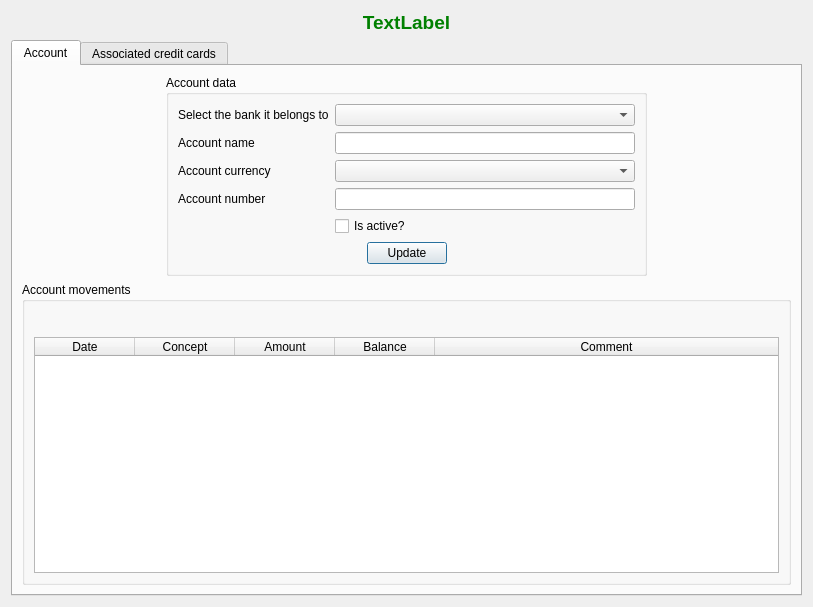
<?xml version="1.0" encoding="UTF-8"?>
<ui version="4.0">
 <class>frmAccountsReport</class>
 <widget class="QDialog" name="frmAccountsReport">
  <property name="windowModality">
   <enum>Qt::WindowModal</enum>
  </property>
  <property name="geometry">
   <rect>
    <x>0</x>
    <y>0</y>
    <width>813</width>
    <height>607</height>
   </rect>
  </property>
  <property name="windowTitle">
   <string>Estudio de la Cuenta seleccionada</string>
  </property>
  <property name="windowIcon">
   <iconset resource="../images/xulpymoney.qrc">
    <normaloff>:/xulpymoney/report2.png</normaloff>:/xulpymoney/report2.png</iconset>
  </property>
  <property name="modal">
   <bool>true</bool>
  </property>
  <layout class="QVBoxLayout" name="_2">
   <item>
    <layout class="QVBoxLayout" name="verticalLayout_2">
     <item>
      <widget class="QLabel" name="lblTitulo">
       <property name="font">
        <font>
         <pointsize>14</pointsize>
         <weight>75</weight>
         <bold>true</bold>
        </font>
       </property>
       <property name="styleSheet">
        <string notr="true">color: rgb(0, 128, 0);</string>
       </property>
       <property name="text">
        <string>TextLabel</string>
       </property>
       <property name="alignment">
        <set>Qt::AlignCenter</set>
       </property>
      </widget>
     </item>
     <item>
      <widget class="QTabWidget" name="tab">
       <property name="currentIndex">
        <number>0</number>
       </property>
       <widget class="QWidget" name="tabMovimientos">
        <attribute name="icon">
         <iconset resource="../images/xulpymoney.qrc">
          <normaloff>:/xulpymoney/books.png</normaloff>:/xulpymoney/books.png</iconset>
        </attribute>
        <attribute name="title">
         <string>Account</string>
        </attribute>
        <layout class="QHBoxLayout" name="horizontalLayout_5">
         <item>
          <layout class="QVBoxLayout" name="verticalLayout_6">
           <item>
            <layout class="QHBoxLayout" name="horizontalLayout_4">
             <item>
              <spacer name="horizontalSpacer_4">
               <property name="orientation">
                <enum>Qt::Horizontal</enum>
               </property>
               <property name="sizeHint" stdset="0">
                <size>
                 <width>40</width>
                 <height>20</height>
                </size>
               </property>
              </spacer>
             </item>
             <item>
              <widget class="QGroupBox" name="groupBox">
               <property name="sizePolicy">
                <sizepolicy hsizetype="Minimum" vsizetype="Minimum">
                 <horstretch>0</horstretch>
                 <verstretch>0</verstretch>
                </sizepolicy>
               </property>
               <property name="title">
                <string>Account data</string>
               </property>
               <layout class="QHBoxLayout" name="horizontalLayout_2">
                <item>
                 <layout class="QVBoxLayout" name="verticalLayout">
                  <item>
                   <layout class="QFormLayout" name="formLayout">
                    <property name="fieldGrowthPolicy">
                     <enum>QFormLayout::ExpandingFieldsGrow</enum>
                    </property>
                    <item row="0" column="0">
                     <widget class="QLabel" name="label">
                      <property name="text">
                       <string>Select the bank it belongs to</string>
                      </property>
                     </widget>
                    </item>
                    <item row="0" column="1">
                     <widget class="QComboBox" name="cmbEB">
                      <property name="sizePolicy">
                       <sizepolicy hsizetype="Expanding" vsizetype="Preferred">
                        <horstretch>0</horstretch>
                        <verstretch>0</verstretch>
                       </sizepolicy>
                      </property>
                      <property name="sizeAdjustPolicy">
                       <enum>QComboBox::AdjustToContents</enum>
                      </property>
                     </widget>
                    </item>
                    <item row="1" column="0">
                     <widget class="QLabel" name="label_2">
                      <property name="text">
                       <string>Account name</string>
                      </property>
                     </widget>
                    </item>
                    <item row="1" column="1">
                     <widget class="QLineEdit" name="txtAccount">
                      <property name="sizePolicy">
                       <sizepolicy hsizetype="Expanding" vsizetype="Preferred">
                        <horstretch>0</horstretch>
                        <verstretch>0</verstretch>
                       </sizepolicy>
                      </property>
                      <property name="minimumSize">
                       <size>
                        <width>300</width>
                        <height>0</height>
                       </size>
                      </property>
                     </widget>
                    </item>
                    <item row="2" column="0">
                     <widget class="QLabel" name="label_8">
                      <property name="text">
                       <string>Account currency</string>
                      </property>
                     </widget>
                    </item>
                    <item row="2" column="1">
                     <widget class="QComboBox" name="cmbCurrency">
                      <property name="sizePolicy">
                       <sizepolicy hsizetype="Expanding" vsizetype="Preferred">
                        <horstretch>0</horstretch>
                        <verstretch>0</verstretch>
                       </sizepolicy>
                      </property>
                     </widget>
                    </item>
                    <item row="3" column="0">
                     <widget class="QLabel" name="label_3">
                      <property name="text">
                       <string>Account number</string>
                      </property>
                     </widget>
                    </item>
                    <item row="3" column="1">
                     <widget class="QLineEdit" name="txtNumero">
                      <property name="sizePolicy">
                       <sizepolicy hsizetype="Expanding" vsizetype="Preferred">
                        <horstretch>0</horstretch>
                        <verstretch>0</verstretch>
                       </sizepolicy>
                      </property>
                     </widget>
                    </item>
                    <item row="4" column="1">
                     <widget class="QCheckBox" name="chkActiva">
                      <property name="text">
                       <string>Is active?</string>
                      </property>
                     </widget>
                    </item>
                   </layout>
                  </item>
                  <item>
                   <layout class="QHBoxLayout" name="horizontalLayout_12">
                    <item>
                     <spacer name="horizontalSpacer_6">
                      <property name="orientation">
                       <enum>Qt::Horizontal</enum>
                      </property>
                      <property name="sizeHint" stdset="0">
                       <size>
                        <width>40</width>
                        <height>20</height>
                       </size>
                      </property>
                     </spacer>
                    </item>
                    <item>
                     <widget class="QPushButton" name="cmdDatos">
                      <property name="text">
                       <string>Update</string>
                      </property>
                     </widget>
                    </item>
                    <item>
                     <spacer name="horizontalSpacer_7">
                      <property name="orientation">
                       <enum>Qt::Horizontal</enum>
                      </property>
                      <property name="sizeHint" stdset="0">
                       <size>
                        <width>40</width>
                        <height>20</height>
                       </size>
                      </property>
                     </spacer>
                    </item>
                   </layout>
                  </item>
                 </layout>
                </item>
               </layout>
              </widget>
             </item>
             <item>
              <spacer name="horizontalSpacer_5">
               <property name="orientation">
                <enum>Qt::Horizontal</enum>
               </property>
               <property name="sizeHint" stdset="0">
                <size>
                 <width>40</width>
                 <height>20</height>
                </size>
               </property>
              </spacer>
             </item>
            </layout>
           </item>
           <item>
            <widget class="QGroupBox" name="groupBox_2">
             <property name="sizePolicy">
              <sizepolicy hsizetype="Expanding" vsizetype="Expanding">
               <horstretch>0</horstretch>
               <verstretch>0</verstretch>
              </sizepolicy>
             </property>
             <property name="title">
              <string>Account movements</string>
             </property>
             <layout class="QHBoxLayout" name="horizontalLayout_3">
              <item>
               <layout class="QVBoxLayout" name="verticalLayout_3">
                <item>
                 <layout class="QHBoxLayout" name="horizontalLayout">
                  <item>
                   <spacer name="horizontalSpacer_2">
                    <property name="orientation">
                     <enum>Qt::Horizontal</enum>
                    </property>
                    <property name="sizeHint" stdset="0">
                     <size>
                      <width>40</width>
                      <height>20</height>
                     </size>
                    </property>
                   </spacer>
                  </item>
                  <item>
                   <widget class="wdgYearMonth" name="wdgYM" native="true"/>
                  </item>
                  <item>
                   <spacer name="horizontalSpacer_3">
                    <property name="orientation">
                     <enum>Qt::Horizontal</enum>
                    </property>
                    <property name="sizeHint" stdset="0">
                     <size>
                      <width>40</width>
                      <height>20</height>
                     </size>
                    </property>
                   </spacer>
                  </item>
                 </layout>
                </item>
                <item>
                 <widget class="myQTableWidget" name="tblOperaciones">
                  <property name="contextMenuPolicy">
                   <enum>Qt::CustomContextMenu</enum>
                  </property>
                  <property name="alternatingRowColors">
                   <bool>true</bool>
                  </property>
                  <property name="selectionMode">
                   <enum>QAbstractItemView::SingleSelection</enum>
                  </property>
                  <property name="selectionBehavior">
                   <enum>QAbstractItemView::SelectRows</enum>
                  </property>
                  <attribute name="horizontalHeaderStretchLastSection">
                   <bool>true</bool>
                  </attribute>
                  <attribute name="verticalHeaderVisible">
                   <bool>false</bool>
                  </attribute>
                  <attribute name="verticalHeaderStretchLastSection">
                   <bool>false</bool>
                  </attribute>
                  <column>
                   <property name="text">
                    <string>Date</string>
                   </property>
                  </column>
                  <column>
                   <property name="text">
                    <string>Concept</string>
                   </property>
                  </column>
                  <column>
                   <property name="text">
                    <string>Amount</string>
                   </property>
                  </column>
                  <column>
                   <property name="text">
                    <string>Balance</string>
                   </property>
                  </column>
                  <column>
                   <property name="text">
                    <string>Comment</string>
                   </property>
                  </column>
                 </widget>
                </item>
               </layout>
              </item>
             </layout>
            </widget>
           </item>
          </layout>
         </item>
        </layout>
       </widget>
       <widget class="QWidget" name="tabTarjetas">
        <attribute name="icon">
         <iconset resource="../images/xulpymoney.qrc">
          <normaloff>:/xulpymoney/visa2.png</normaloff>:/xulpymoney/visa2.png</iconset>
        </attribute>
        <attribute name="title">
         <string>Associated credit cards</string>
        </attribute>
        <layout class="QHBoxLayout" name="horizontalLayout_8">
         <item>
          <layout class="QVBoxLayout" name="verticalLayout_5">
           <item>
            <widget class="QGroupBox" name="groupBox_3">
             <property name="title">
              <string>Credit card list</string>
             </property>
             <layout class="QHBoxLayout" name="horizontalLayout_9">
              <item>
               <layout class="QVBoxLayout" name="verticalLayout_4">
                <item>
                 <widget class="QCheckBox" name="chkCreditCards">
                  <property name="text">
                   <string>Show inactive credit cards</string>
                  </property>
                 </widget>
                </item>
                <item>
                 <widget class="myQTableWidget" name="tblCreditCards">
                  <property name="contextMenuPolicy">
                   <enum>Qt::CustomContextMenu</enum>
                  </property>
                  <property name="alternatingRowColors">
                   <bool>true</bool>
                  </property>
                  <property name="selectionMode">
                   <enum>QAbstractItemView::SingleSelection</enum>
                  </property>
                  <property name="selectionBehavior">
                   <enum>QAbstractItemView::SelectRows</enum>
                  </property>
                  <attribute name="verticalHeaderVisible">
                   <bool>false</bool>
                  </attribute>
                  <column>
                   <property name="text">
                    <string>Credit card</string>
                   </property>
                  </column>
                  <column>
                   <property name="text">
                    <string>Number</string>
                   </property>
                  </column>
                  <column>
                   <property name="text">
                    <string>Active</string>
                   </property>
                  </column>
                  <column>
                   <property name="text">
                    <string>Delayed payment</string>
                   </property>
                  </column>
                  <column>
                   <property name="text">
                    <string>Maximum balance</string>
                   </property>
                  </column>
                  <column>
                   <property name="text">
                    <string>Balance</string>
                   </property>
                  </column>
                 </widget>
                </item>
               </layout>
              </item>
             </layout>
            </widget>
           </item>
           <item>
            <layout class="QHBoxLayout" name="layDiferido">
             <item>
              <widget class="QTabWidget" name="tabOpertarjetasDiferidas">
               <property name="enabled">
                <bool>false</bool>
               </property>
               <property name="currentIndex">
                <number>0</number>
               </property>
               <widget class="QWidget" name="tab_2">
                <attribute name="title">
                 <string>Selected Credit Card delayed operations</string>
                </attribute>
                <layout class="QHBoxLayout" name="horizontalLayout_6">
                 <item>
                  <widget class="QGroupBox" name="grpOperTarjetas">
                   <property name="title">
                    <string>Selected Credit Card delayed operations</string>
                   </property>
                   <property name="checkable">
                    <bool>false</bool>
                   </property>
                   <layout class="QVBoxLayout" name="verticalLayout_7">
                    <item>
                     <widget class="myQTableWidget" name="tblOperCreditCards">
                      <property name="contextMenuPolicy">
                       <enum>Qt::CustomContextMenu</enum>
                      </property>
                      <property name="editTriggers">
                       <set>QAbstractItemView::NoEditTriggers</set>
                      </property>
                      <property name="alternatingRowColors">
                       <bool>true</bool>
                      </property>
                      <property name="selectionMode">
                       <enum>QAbstractItemView::MultiSelection</enum>
                      </property>
                      <property name="selectionBehavior">
                       <enum>QAbstractItemView::SelectRows</enum>
                      </property>
                      <attribute name="verticalHeaderVisible">
                       <bool>false</bool>
                      </attribute>
                      <column>
                       <property name="text">
                        <string>Date</string>
                       </property>
                      </column>
                      <column>
                       <property name="text">
                        <string>Concept</string>
                       </property>
                      </column>
                      <column>
                       <property name="text">
                        <string>Amount</string>
                       </property>
                      </column>
                      <column>
                       <property name="text">
                        <string>Comment</string>
                       </property>
                      </column>
                     </widget>
                    </item>
                   </layout>
                  </widget>
                 </item>
                 <item>
                  <layout class="QVBoxLayout" name="verticalLayout_10">
                   <item>
                    <spacer name="verticalSpacer">
                     <property name="orientation">
                      <enum>Qt::Vertical</enum>
                     </property>
                     <property name="sizeHint" stdset="0">
                      <size>
                       <width>20</width>
                       <height>40</height>
                      </size>
                     </property>
                    </spacer>
                   </item>
                   <item>
                    <widget class="QGroupBox" name="grpPago">
                     <property name="title">
                      <string>Selected operations delayed payment</string>
                     </property>
                     <layout class="QHBoxLayout" name="horizontalLayout_11">
                      <item>
                       <layout class="QVBoxLayout" name="verticalLayout_8">
                        <item>
                         <widget class="QLabel" name="lblPago">
                          <property name="font">
                           <font>
                            <pointsize>12</pointsize>
                            <weight>75</weight>
                            <bold>true</bold>
                           </font>
                          </property>
                          <property name="text">
                           <string>XXXX €</string>
                          </property>
                          <property name="alignment">
                           <set>Qt::AlignCenter</set>
                          </property>
                         </widget>
                        </item>
                        <item>
                         <layout class="QHBoxLayout" name="horizontalLayout_10">
                          <item>
                           <widget class="QLabel" name="label_5">
                            <property name="text">
                             <string>Payment date</string>
                            </property>
                           </widget>
                          </item>
                          <item>
                           <widget class="QDateEdit" name="calPago">
                            <property name="displayFormat">
                             <string>yyyy/MM/dd</string>
                            </property>
                            <property name="calendarPopup">
                             <bool>true</bool>
                            </property>
                           </widget>
                          </item>
                         </layout>
                        </item>
                        <item>
                         <widget class="QPushButton" name="cmdPago">
                          <property name="text">
                           <string>Pay</string>
                          </property>
                         </widget>
                        </item>
                       </layout>
                      </item>
                     </layout>
                    </widget>
                   </item>
                   <item>
                    <spacer name="verticalSpacer_2">
                     <property name="orientation">
                      <enum>Qt::Vertical</enum>
                     </property>
                     <property name="sizeHint" stdset="0">
                      <size>
                       <width>20</width>
                       <height>40</height>
                      </size>
                     </property>
                    </spacer>
                   </item>
                  </layout>
                 </item>
                </layout>
               </widget>
               <widget class="QWidget" name="tab_3">
                <attribute name="title">
                 <string>Deferred payments for the selected card report</string>
                </attribute>
                <layout class="QHBoxLayout" name="horizontalLayout_14">
                 <item>
                  <layout class="QVBoxLayout" name="verticalLayout_9">
                   <item>
                    <layout class="QHBoxLayout" name="horizontalLayout_13">
                     <item>
                      <widget class="QLabel" name="label_6">
                       <property name="text">
                        <string>Select a payment</string>
                       </property>
                      </widget>
                     </item>
                     <item>
                      <widget class="QComboBox" name="cmbFechasPago"/>
                     </item>
                     <item>
                      <spacer name="horizontalSpacer">
                       <property name="orientation">
                        <enum>Qt::Horizontal</enum>
                       </property>
                       <property name="sizeHint" stdset="0">
                        <size>
                         <width>40</width>
                         <height>20</height>
                        </size>
                       </property>
                      </spacer>
                     </item>
                     <item>
                      <widget class="QLabel" name="label_7">
                       <property name="text">
                        <string>Pay back</string>
                       </property>
                      </widget>
                     </item>
                     <item>
                      <widget class="QPushButton" name="cmdDevolverPago">
                       <property name="text">
                        <string>Pay back</string>
                       </property>
                       <property name="icon">
                        <iconset>
                         <normaloff>:/xulpmoney/tools-wizard.png</normaloff>:/xulpmoney/tools-wizard.png</iconset>
                       </property>
                      </widget>
                     </item>
                    </layout>
                   </item>
                   <item>
                    <widget class="myQTableWidget" name="tblOpertarjetasHistoricas">
                     <property name="alternatingRowColors">
                      <bool>true</bool>
                     </property>
                     <property name="selectionMode">
                      <enum>QAbstractItemView::SingleSelection</enum>
                     </property>
                     <property name="selectionBehavior">
                      <enum>QAbstractItemView::SelectRows</enum>
                     </property>
                     <attribute name="verticalHeaderVisible">
                      <bool>false</bool>
                     </attribute>
                     <column>
                      <property name="text">
                       <string>Id</string>
                      </property>
                     </column>
                     <column>
                      <property name="text">
                       <string>Date</string>
                      </property>
                     </column>
                     <column>
                      <property name="text">
                       <string>Concept</string>
                      </property>
                     </column>
                     <column>
                      <property name="text">
                       <string>Amount</string>
                      </property>
                     </column>
                     <column>
                      <property name="text">
                       <string>Balance</string>
                      </property>
                     </column>
                     <column>
                      <property name="text">
                       <string>Comment</string>
                      </property>
                     </column>
                    </widget>
                   </item>
                  </layout>
                 </item>
                </layout>
               </widget>
              </widget>
             </item>
            </layout>
           </item>
          </layout>
         </item>
        </layout>
       </widget>
      </widget>
     </item>
    </layout>
   </item>
  </layout>
  <action name="actionOperationAdd">
   <property name="icon">
    <iconset resource="../images/xulpymoney.qrc">
     <normaloff>:/xulpymoney/add.png</normaloff>:/xulpymoney/add.png</iconset>
   </property>
   <property name="text">
    <string>Nuevo movimiento</string>
   </property>
  </action>
  <action name="actionOperationDelete">
   <property name="icon">
    <iconset resource="../images/xulpymoney.qrc">
     <normaloff>:/xulpymoney/list-remove.png</normaloff>:/xulpymoney/list-remove.png</iconset>
   </property>
   <property name="text">
    <string>Borrar el movimiento</string>
   </property>
  </action>
  <action name="actionTarjetaNueva">
   <property name="icon">
    <iconset resource="../images/xulpymoney.qrc">
     <normaloff>:/xulpymoney/add.png</normaloff>:/xulpymoney/add.png</iconset>
   </property>
   <property name="text">
    <string>Nueva Tarjeta</string>
   </property>
  </action>
  <action name="actionTarjetaBorrar">
   <property name="icon">
    <iconset resource="../images/xulpymoney.qrc">
     <normaloff>:/xulpymoney/list-remove.png</normaloff>:/xulpymoney/list-remove.png</iconset>
   </property>
   <property name="text">
    <string>Borrar Tarjeta</string>
   </property>
  </action>
  <action name="actionOperTarjetaNueva">
   <property name="icon">
    <iconset resource="../images/xulpymoney.qrc">
     <normaloff>:/xulpymoney/add.png</normaloff>:/xulpymoney/add.png</iconset>
   </property>
   <property name="text">
    <string>Nueva Operación de Tarjeta</string>
   </property>
  </action>
  <action name="actionOperTarjetaBorrar">
   <property name="icon">
    <iconset resource="../images/xulpymoney.qrc">
     <normaloff>:/xulpymoney/list-remove.png</normaloff>:/xulpymoney/list-remove.png</iconset>
   </property>
   <property name="text">
    <string>Borrar Operación de Tarjeta</string>
   </property>
  </action>
  <action name="actionTarjetaModificar">
   <property name="icon">
    <iconset resource="../images/xulpymoney.qrc">
     <normaloff>:/xulpymoney/editar.png</normaloff>:/xulpymoney/editar.png</iconset>
   </property>
   <property name="text">
    <string>Modificar Tarjeta</string>
   </property>
   <property name="toolTip">
    <string>Modificar Tarjeta</string>
   </property>
  </action>
  <action name="actionTarjetaActivar">
   <property name="checkable">
    <bool>true</bool>
   </property>
   <property name="text">
    <string>Is active?</string>
   </property>
  </action>
  <action name="actionOperationEdit">
   <property name="icon">
    <iconset resource="../images/xulpymoney.qrc">
     <normaloff>:/xulpymoney/editar.png</normaloff>:/xulpymoney/editar.png</iconset>
   </property>
   <property name="text">
    <string>Modificar movimiento</string>
   </property>
   <property name="toolTip">
    <string>Modificar Movimiento</string>
   </property>
  </action>
  <action name="actionOperTarjetaModificar">
   <property name="icon">
    <iconset resource="../images/xulpymoney.qrc">
     <normaloff>:/xulpymoney/editar.png</normaloff>:/xulpymoney/editar.png</iconset>
   </property>
   <property name="text">
    <string>Modificar Operación de Tarjeta</string>
   </property>
   <property name="toolTip">
    <string>Modificar Operación de Tarjeta</string>
   </property>
  </action>
  <action name="actionTransferDelete">
   <property name="icon">
    <iconset resource="../images/xulpymoney.qrc">
     <normaloff>:/xulpymoney/list-remove.png</normaloff>:/xulpymoney/list-remove.png</iconset>
   </property>
   <property name="text">
    <string>Delete transfer</string>
   </property>
   <property name="toolTip">
    <string>Delete transfer</string>
   </property>
  </action>
 </widget>
 <customwidgets>
  <customwidget>
   <class>myQTableWidget</class>
   <extends>QTableWidget</extends>
   <header location="global">myqtablewidget</header>
  </customwidget>
  <customwidget>
   <class>wdgYearMonth</class>
   <extends>QWidget</extends>
   <header location="global">wdgYearMonth</header>
   <container>1</container>
  </customwidget>
 </customwidgets>
 <resources>
  <include location="../images/xulpymoney.qrc"/>
 </resources>
 <connections/>
</ui>
